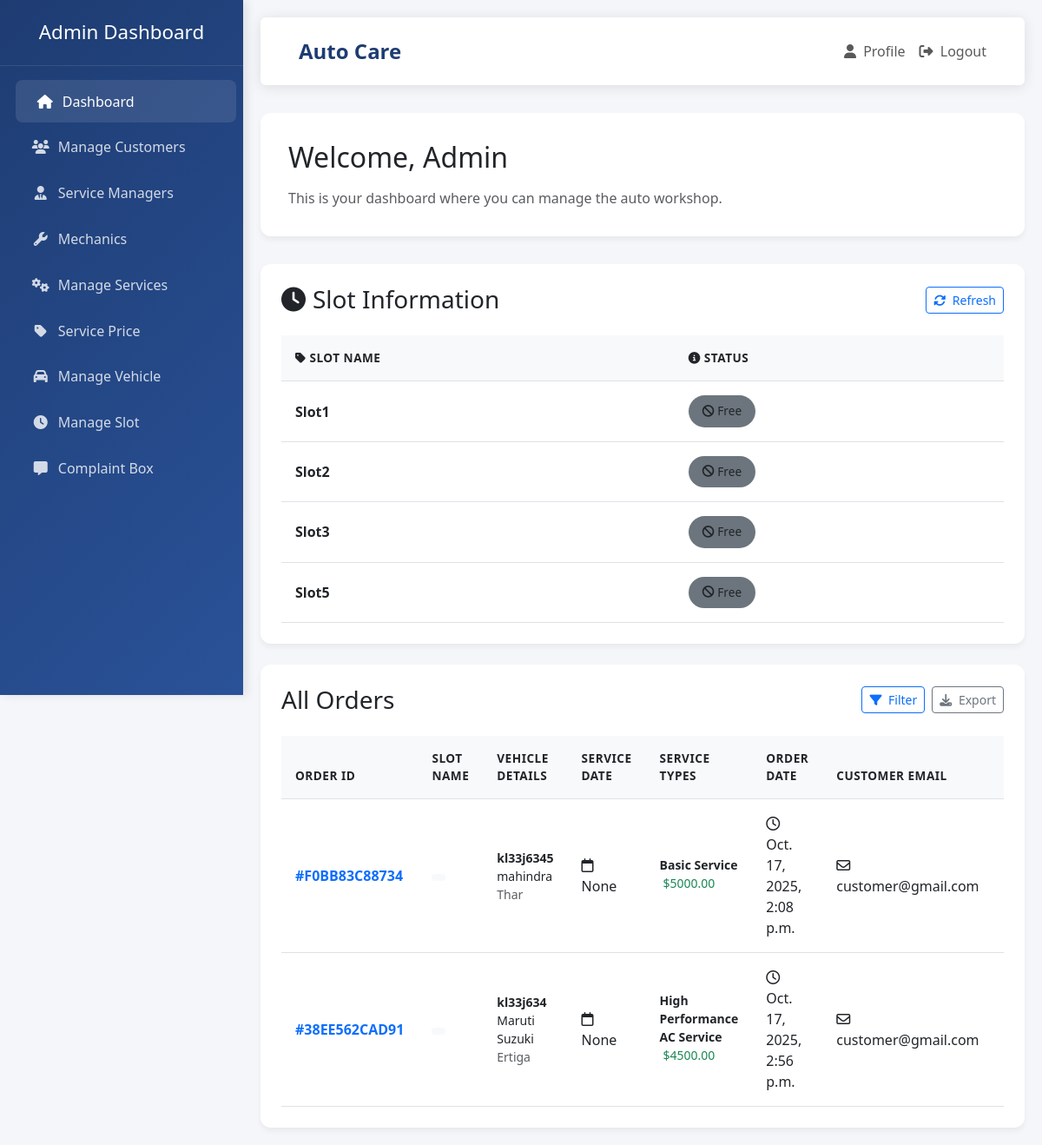
Screenshot of /cst_admin (signed in) with the database file from the repository.
### autocareweb/models.py (models this page shows, shortened)
class Slot(models.Model):
    slotname = models.CharField(max_length=100)
    mechanic = models.ForeignKey(CustomUser, limit_choices_to={'role': 'mechanic'}, on_delete=models.CASCADE, null=True, blank=True)
    status = models.CharField(max_length=10, choices=SlotStatus.choices, default=SlotStatus.FREE)
    slug = models.SlugField(unique=True, blank=True)

class Order(models.Model):
    ORDER_STATUS = [
        ('pending', 'Work in Progress'),
        ('completed', 'Completed'),
        ('confirmed', 'Order Confirmed'),
    ]
    user = models.ForeignKey(CustomUser, on_delete=models.CASCADE)
    vehicle = models.ForeignKey(Vehicle, on_delete=models.CASCADE)
    order_id = models.CharField(max_length=20, unique=True)
    order_date = models.DateTimeField(default=timezone.now)
    service_date = models.DateField(null=True, blank=True)
    status = models.CharField(max_length=10, choices=ORDER_STATUS, default='confirmed')
    allocated_slot = models.ForeignKey(Slot, null=True, blank=True, on_delete=models.SET_NULL)  # ForeignKey to Slot model

class Vehicle(models.Model):
    user = models.ForeignKey(CustomUser, on_delete=models.CASCADE)
    vehicle_model = models.ForeignKey(VehicleModel, on_delete=models.CASCADE)
    registration_number = models.CharField(max_length=20, unique=True)

class VehicleModel(models.Model):
    make = models.ForeignKey(VehicleMake, on_delete=models.CASCADE)
    model_name = models.CharField(max_length=100)
    year = models.IntegerField()
    image = models.ImageField(upload_to='vehicle_model_images/', blank=True, null=True)
    vehicle_type = models.CharField(max_length=10, choices=VEHICLE_TYPE_CHOICES)

class VehicleMake(models.Model):
    name = models.CharField(max_length=100)
    image = models.ImageField(upload_to='vehicle_make_images/', blank=True, null=True)

class OrderService(models.Model):
    order = models.ForeignKey(Order, related_name='services', on_delete=models.CASCADE)  # The order this service belongs to
    service_type = models.ForeignKey(ServiceType, on_delete=models.CASCADE)  # The service being ordered
    price = models.DecimalField(max_digits=10, decimal_places=2)  # The price of the service

class ServiceType(models.Model):
    name = models.CharField(max_length=100)
    category = models.ForeignKey(ServiceCategory, related_name='service_types', on_delete=models.CASCADE)
    image = models.ImageField(upload_to='service_type_images/', blank=True, null=True)
    description = models.TextField()
    service_time= models.IntegerField(default=60)

class CustomUser(AbstractBaseUser, PermissionsMixin):
    email = models.EmailField(unique=True)
    role = models.CharField(max_length=20, choices=UserRole.choices, default=UserRole.CUSTOMER)
    is_active = models.BooleanField(default=True)
    is_staff = models.BooleanField(default=False)
    objects = CustomUserManager()
    USERNAME_FIELD = 'email'
    REQUIRED_FIELDS = []

### autocareweb/views.py (the view)
@login_required
def cst_admin(request):
    orders = Order.objects.select_related('user', 'vehicle', 'allocated_slot').prefetch_related('services').all()
    slots = Slot.objects.all()
    return render(request, 'admin/dashboard.html', {'orders': orders, 'slots': slots})

### templates/admin/dashboard.html (shortened to what this page needs)
<!DOCTYPE html>
<html lang="en">
<head>
    <link href="https://cdnjs.cloudflare.com/ajax/libs/bootstrap/5.3.0/css/bootstrap.min.css" rel="stylesheet">
    <link href="https://cdnjs.cloudflare.com/ajax/libs/font-awesome/6.4.0/css/all.min.css" rel="stylesheet">
</head>
<body>
    <div class="sidebar">
        <h4 class="text-center">Admin Dashboard</h4>
        <a href="#dashboard" class="active">
            <i class="fas fa-home"></i> Dashboard
        </a>
        <a href="{% url 'customerdetails' %}">
            <i class="fas fa-users"></i> Manage Customers
        </a>
        <a href="{% url 'service_manager_list' %}">
            <i class="fas fa-user-tie"></i> Service Managers
        </a>
        <a href="{% url 'mechanic_list' %}">
            <i class="fas fa-wrench"></i> Mechanics
        </a>
        <a href="{%url 'service_category_list'%}">
            <i class="fas fa-cogs"></i> Manage Services
        </a>
        <a href="{%url 'brands'%}">
            <i class="fas fa-tag"></i> Service Price
        </a>
        <a href="{%url 'manage_vehicle'%}">
            <i class="fas fa-car"></i> Manage Vehicle
        </a>
        <a href="{%url 'slot_list'%}">
            <i class="fas fa-clock"></i> Manage Slot
        </a>
        <a href="{%url 'complaint_list'%}">
            <i class="fas fa-comment-alt"></i> Complaint Box
        </a>
    </div>
    <div class="content">
        <nav class="navbar navbar-expand-lg navbar-light rounded">
            <div class="container-fluid">
                <a class="navbar-brand" href="{% url 'home' %}">
                    Auto Care
                </a>
                <div class="collapse navbar-collapse" id="navbarNav">
                    <ul class="navbar-nav ms-auto">
                        <li class="nav-item">
                            <a class="nav-link" href="#">
                                <i class="fas fa-user me-1"></i> Profile
                            </a>
                        </li>
                        <li class="nav-item">
                            <a class="nav-link" href="{% url 'logout' %}">
                                <i class="fas fa-sign-out-alt me-1"></i> Logout
                            </a>
                        </li>
                    </ul>
                </div>
            </div>
        </nav>
        <div class="welcome-section">
            <h2 class="mb-3">Welcome, Admin</h2>
            <p class="text-muted mb-0">This is your dashboard where you can manage the auto workshop.</p>
        </div>
        <div class="table-container mb-4">
            <div class="d-flex justify-content-between align-items-center mb-4">
                <h3 class="mb-0">
                    <i class="fas fa-clock me-2"></i>Slot Information
                </h3>
                <button class="btn btn-outline-primary btn-sm">
                    <i class="fas fa-sync-alt me-1"></i> Refresh
                </button>
            </div>
            <div class="table-responsive">
                <table class="table table-hover">
                    <thead>
                        <tr>
                            <th scope="col" class="text-uppercase">
                                <i class="fas fa-tag me-1"></i>Slot Name
                            </th>
                            <th scope="col" class="text-uppercase">
                                <i class="fas fa-info-circle me-1"></i>Status
                            </th>
                        </tr>
                    </thead>
                    <tbody>
                        {% for slot in slots %}
                        <tr>
                            <td class="fw-semibold">{{ slot.slotname }}</td>
                            <td>
                                {% if slot.get_status_display == 'Available' %}
                                    <span class="status-badge bg-success">
                                        <i class="fas fa-check-circle me-1"></i>{{ slot.get_status_display }}
                                    </span>
                                {% elif slot.get_status_display == 'Occupied' %}
                                    <span class="status-badge bg-warning">
                                        <i class="fas fa-clock me-1"></i>{{ slot.get_status_display }}
                                    </span>
                                {% else %}
                                    <span class="status-badge bg-secondary">
                                        <i class="fas fa-ban me-1"></i>{{ slot.get_status_display }}
                                    </span>
                                {% endif %}
                            </td>
                        </tr>
                        {% endfor %}
                    </tbody>
                </table>
            </div>
        </div>
        <div class="table-container">
            <div class="d-flex justify-content-between align-items-center mb-4">
                <h3 class="mb-0">All Orders</h3>
                <div class="d-flex gap-2">
                    <button class="btn btn-outline-primary btn-sm">
                        <i class="fas fa-filter me-1"></i> Filter
                    </button>
                    <button class="btn btn-outline-secondary btn-sm">
                        <i class="fas fa-download me-1"></i> Export
                    </button>
                </div>
            </div>
            <div class="table-responsive">
                <table class="table table-hover">
                    <thead>
                        <tr>
                            <th>Order ID</th>
                            <th>Slot Name</th>
                            <th>Vehicle Details</th>
                            <th>Service Date</th>
                            <th>Service Types</th>
                            <th>Order Date</th>
                            <th>Customer Email</th>
                            <th>Status</th>
                        </tr>
                    </thead>
                    <tbody>
                        {% for order in orders %}
                        <tr>
                            <td>
                                <strong class="text-primary">#{{ order.order_id }}</strong>
                            </td>
                            <td>
                                <span class="badge bg-light text-dark">
                                </span>
                            </td>
                            <td>
                                <div class="small">
                                    <div class="fw-bold">{{ order.vehicle.registration_number }}</div>
                                    <div>{{ order.vehicle.vehicle_model.make.name }}</div>
                                    <div class="text-muted">{{ order.vehicle.vehicle_model.model_name }}</div>
                                </div>
                            </td>
                            <td>
                                <i class="far fa-calendar me-1"></i>
                                {{ order.service_date }}
                            </td>
                            <td>
                                <ul class="list-unstyled mb-0">
                                    {% for service in order.services.all %}
                                    <li class="small mb-1">
                                        <span class="fw-bold">{{ service.service_type.name }}</span>
                                        <span class="text-success ms-1">${{ service.price }}</span>
                                    </li>
                                    {% endfor %}
                                </ul>
                            </td>
                            <td>
                                <i class="far fa-clock me-1"></i>
                                {{ order.order_date }}
                            </td>
                            <td>
                                <i class="far fa-envelope me-1"></i>
                                {{ order.user.email }}
                            </td>
                            <td>
                            </td>
                        </tr>
                        {% endfor %}
                    </tbody>
                </table>
            </div>
        </div>
    </div>
</body>
</html>

### templates/admin/dashboard.html (style rules this page uses)
:root { --sidebar-width: 280px; }
body { font-family: 'Segoe UI', Tahoma, Geneva, Verdana, sans-serif; background-color: #f5f6fa; overflow-x: hidden; }
.sidebar { width: var(--sidebar-width); background: linear-gradient(135deg, #1e3c72 0%, #2a5298 100%); min-height: 100vh; position: fixed; left: 0; top: 0; z-index: 1000; transition: all 0.3s ease; box-shadow: 4px 0 10px rgba(0,0,0,0.1); }
.sidebar h4 { color: #fff; padding: 1.5rem 1rem; font-size: 1.4rem; border-bottom: 1px solid rgba(255,255,255,0.1); margin-bottom: 1rem; }
.sidebar a { color: rgba(255,255,255,0.8); padding: 0.8rem 1.5rem; text-decoration: none; display: flex; align-items: center; transition: all 0.3s ease; margin: 0.2rem 0.8rem; border-radius: 8px; }
.sidebar a i { margin-right: 10px; width: 20px; text-align: center; }
.sidebar a:hover, .sidebar a.active { background: rgba(255,255,255,0.1); color: #fff; transform: translateX(5px); }
.content { margin-left: var(--sidebar-width); padding: 20px; min-height: 100vh; background-color: #f5f6fa; }
.navbar { background-color: #fff; box-shadow: 0 2px 15px rgba(0,0,0,0.1); padding: 1rem 1.5rem; margin-bottom: 2rem; }
.navbar-brand { font-weight: 700; color: #1e3c72 !important; font-size: 1.5rem; }
.welcome-section { background-color: #fff; border-radius: 12px; padding: 2rem; margin-bottom: 2rem; box-shadow: 0 4px 6px rgba(0,0,0,0.05); }
.table-container { background-color: #fff; border-radius: 12px; padding: 1.5rem; box-shadow: 0 4px 6px rgba(0,0,0,0.05); }
.table { margin-bottom: 0; }
.table th { background-color: #f8f9fa; font-weight: 600; text-transform: uppercase; font-size: 0.85rem; letter-spacing: 0.5px; padding: 1rem; }
.table td { padding: 1rem; vertical-align: middle; }
.status-badge { padding: 0.5rem 1rem; border-radius: 50px; font-weight: 500; font-size: 0.85rem; }
.status-badge { padding: 0.5rem 1rem; border-radius: 50px; font-weight: 500; font-size: 0.85rem; display: inline-flex; align-items: center; white-space: nowrap; }

### rows the page displays
Slot: slotname "Slot1", status "Free"
Slot: slotname "Slot2", status "Free"
Slot: slotname "Slot3", status "Free"
Slot: slotname "Slot5", status "Free"
Order: order_id "F0BB83C88734", vehicle.registration_number "kl33j6345", vehicle.vehicle_model.make.name "mahindra", vehicle.vehicle_model.model_name "Thar", service_date "None", order_date "Oct. 17, 2025, 2:08 p.m.", user.email "customer@gmail.com"
OrderService: service_type.name "Basic Service", price "5000.00"
Order: order_id "38EE562CAD91", vehicle.registration_number "kl33j634", vehicle.vehicle_model.make.name "Maruti Suzuki", vehicle.vehicle_model.model_name "Ertiga", service_date "None", order_date "Oct. 17, 2025, 2:56 p.m.", user.email "customer@gmail.com"
OrderService: service_type.name "High Performance AC Service", price "4500.00"
